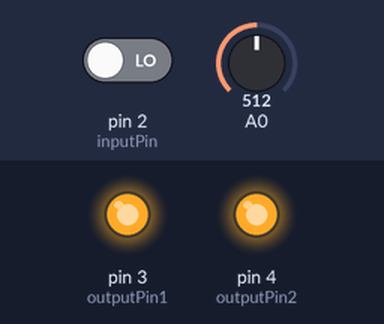
Bench run of a sketch on a simulated Arduino Uno, built with avr-gcc and run on an emulated ATmega328P. Shown: output pins drawn as LEDs (lit = HIGH). The inputs (shaded band) are chosen by the test bench; at power-on: pin 2 (inputPin) LOW, A0 = 512. What the sketch prints to the serial monitor is not drawn.

Above: at 2.2 s.
2.3 s: pin 2 (inputPin) driven HIGH
At 2.7 s:
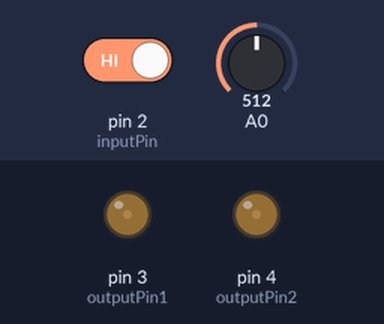
3.8 s: A0 set to 900
At 5.0 s:
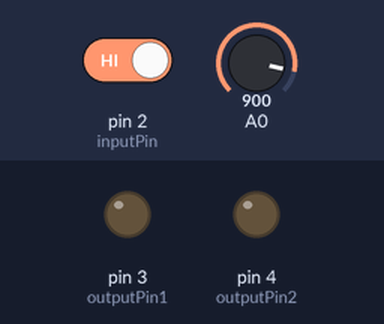
5.3 s: A0 set to 875
6.8 s: A0 set to 841
At 7.1 s:
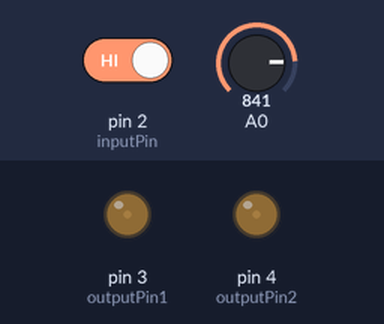
8.3 s: A0 set to 122
At 9.6 s:
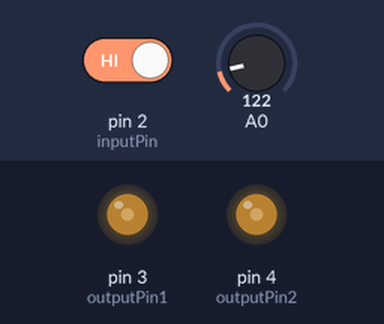
Timing chart, 0 to 10.9 s (numbered marks = the images above; inputs shaded):
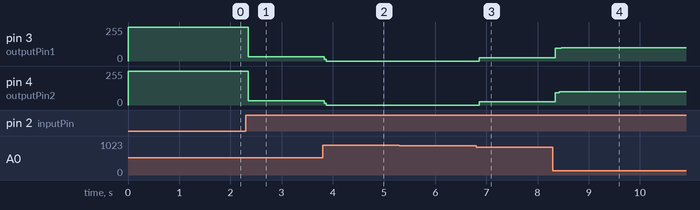

Measured:
- after the input at 2.3 s, pin 3 (outputPin1), pin 4 (outputPin2): 255/255 → 32/255 after 0.05 s
- after the input at 3.8 s, pin 3 (outputPin1), pin 4 (outputPin2): 32/255 → 0/255 at once
- after the input at 6.8 s, pin 3 (outputPin1), pin 4 (outputPin2): 0/255 → 23/255 after 0.06 s
- after the input at 8.3 s, pin 3 (outputPin1): 23/255 → 94/255 at once, → 100/255 0.12 s later; pin 4 (outputPin2): 23/255 → 93/255 at once, → 99/255 0.08 s later

The sketch:

sketch_oct21b.ino
```cpp
//=============[CÓDIGO PARA GENERAR SEÑAL DIGITAL CON RETARDO PARA CONTROL RECTIFICADOR SEMICONTROLADO CON SCR]======================

const int inputPin = 2;    // Pin digital al que está conectada la entrada (debe ser un pin de interrupción)
const int outputPin1 = 3;  // Primer pin de salida digital para el primer SCR
const int outputPin2 = 4;  // Segundo pin de salida digital para el segundo SCR
volatile float valpot = 3;
const int t_min = 2, t_max = 9000;

void setup() {
  Serial.begin(115200);  // Inicializa la comunicación serial a 115200 bps
  pinMode(inputPin, INPUT);
  pinMode(outputPin1, OUTPUT);  // Configura el primer pin de salida como salida
  pinMode(outputPin2, OUTPUT);  // Configura el segundo pin de salida como salida

  // Configura las salidas inicialmente en estado lógico alto (1)
  digitalWrite(outputPin1, HIGH);
  digitalWrite(outputPin2, HIGH);
  delay(1000);

  // attachInterrupt(digitalPinToInterrupt(inputPin), readInput, RISING); // Configura la interrupción en el pin de entrada
}

void loop() {
  valpot = (map(analogRead(A0), 0, 1024, t_min, t_max));  //Limita el rango de valores.
  Serial.println(valpot);                                   //Expresado en microsegundos.
  //Serial.println(" micro segundos");
  if (digitalRead(inputPin) == true) {
    //---------- Si cumple con el rango  (0,3ms] -----------
    if (valpot > 0 && valpot <= 3)  // Evita errores en extremos. 3 us es el mínimo valor para función delayMicroseconds.
    {
      digitalWrite(outputPin1, HIGH);
      digitalWrite(outputPin2, HIGH);
    }
    //---------- Si cumple con el rango  (3,~8ms) -----------
    else if (valpot > 3 && valpot < 7532)  // Evita errores en extremos. 3 us es el mínimo valor para función delayMicroseconds.
    {
      digitalWrite(outputPin1, LOW);
      digitalWrite(outputPin2, LOW);
      delayMicroseconds(valpot);
      digitalWrite(outputPin1, HIGH);
      digitalWrite(outputPin2, HIGH);
    }
    //---------- Si cumple con el rango  [8,inf ms) -----------
    else if (valpot >= 7532)  // Evita errores en extremos. 3 us es el mínimo valor para función delayMicroseconds.
    {
      digitalWrite(outputPin1, LOW);
      digitalWrite(outputPin2, LOW);
    }
  }
}
```
